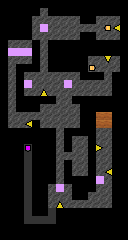

This is a level from a 2D game, rendered from its Tiled map with the project's own tilesets. A one-line summary and the map file follow, with tile-layer data summarised:
An orthogonal 16x30 tile map with 8x8 px tiles, 5 tile layers (Base, Floor, Highlights, Main, ...), 1 hidden layer not drawn and 45 objects (3x KeyEntity, 3x doorEntity, 2x skelespiderEntity, mainPlayer, me.LevelEntity, ...).

<map version="1.2" tiledversion="1.2.1" orientation="orthogonal" renderorder="right-down" width="16" height="30" tilewidth="8" tileheight="8" infinite="0" nextlayerid="10" nextobjectid="67">
 <tileset firstgid="1" source="cave.tsx" />
 <layer id="6" name="Base" width="16" height="30">
  <data>[480 cells, 480 non-empty, 1 distinct tile ids]</data>
 </layer>
 <layer id="4" name="Floor" width="16" height="30">
  <data>[480 cells, 300 non-empty, 1 distinct tile ids]</data>
 </layer>
 <layer id="5" name="Highlights" width="16" height="30">
  <data>[480 cells, 14 non-empty, 1 distinct tile ids]</data>
 </layer>
 <layer id="2" name="Main" width="16" height="30">
  <data>[480 cells, 14 non-empty, 8 distinct tile ids]</data>
 </layer>
 <objectgroup id="7" name="Entities">
  <object id="1" name="KeyEntity" x="64" y="24" width="4" height="9">
   <properties>
    <property name="frameheight" type="int" value="9" />
    <property name="framewidth" type="int" value="4" />
    <property name="image" value="key" />
   </properties>
  </object>
  <object id="6" name="KeyEntity" x="18" y="42" width="4" height="9">
   <properties>
    <property name="frameheight" type="int" value="9" />
    <property name="framewidth" type="int" value="4" />
    <property name="image" value="key" />
   </properties>
  </object>
  <object id="43" name="mainPlayer" x="40" y="8" width="8" height="8">
   <properties>
    <property name="framewidth" type="int" value="8" />
    <property name="image" value="player" />
   </properties>
  </object>
  <object id="48" name="me.LevelEntity" x="96" y="112" width="16" height="16">
   <properties>
    <property name="duration" type="int" value="250" />
    <property name="fade" type="color" value="#ff000000" />
    <property name="to" value="cave_sub2" />
   </properties>
  </object>
  <object id="50" name="unhideEntity" x="48" y="208" width="8" height="8" />
  <object id="52" name="doorEntity" x="40" y="48" width="8" height="8">
   <properties>
    <property name="framewidth" type="int" value="8" />
    <property name="image" value="door" />
   </properties>
  </object>
  <object id="53" name="doorEntity" x="56" y="136" width="8" height="8">
   <properties>
    <property name="framewidth" type="int" value="8" />
    <property name="image" value="door" />
   </properties>
  </object>
  <object id="54" name="doorEntity" x="80" y="200" width="8" height="8">
   <properties>
    <property name="direction" type="int" value="90" />
    <property name="framewidth" type="int" value="8" />
    <property name="image" value="door" />
   </properties>
  </object>
  <object id="55" name="KeyEntity" x="74" y="138" width="4" height="9">
   <properties>
    <property name="frameheight" type="int" value="9" />
    <property name="framewidth" type="int" value="4" />
    <property name="image" value="key" />
   </properties>
  </object>
  <object id="62" name="skelespiderEntity" x="56" y="112" width="11" height="7">
   <properties>
    <property name="framewidth" type="int" value="11" />
    <property name="image" value="spider" />
   </properties>
  </object>
  <object id="66" name="skelespiderEntity" x="88" y="88" width="11" height="7">
   <properties>
    <property name="framewidth" type="int" value="11" />
    <property name="image" value="spider" />
   </properties>
  </object>
 </objectgroup>
 <layer id="3" name="Enemies (Placeholder)" width="16" height="30">
  <data>[480 cells, 8 non-empty, 1 distinct tile ids]</data>
 </layer>
 <objectgroup id="8" name="collision">
  <object id="8" x="0" y="0" width="8" height="240" />
  <object id="10" x="120" y="0" width="8" height="240" />
  <object id="11" x="8" y="224" width="112" height="16" />
  <object id="12" x="56" y="208" width="64" height="16" />
  <object id="20" x="8" y="128" width="48" height="16" />
  <object id="21" x="8" y="144" width="16" height="80" />
  <object id="22" x="32" y="144" width="16" height="72" />
  <object id="23" x="48" y="144" width="8" height="40" />
  <object id="24" x="32" y="120" width="8" height="8" />
  <object id="25" x="16" y="64" width="8" height="48" />
  <object id="26" x="24" y="96" width="16" height="16" />
  <object id="27" x="40" y="96" width="16" height="8" />
  <object id="29" x="112" y="72" width="8" height="24" />
  <object id="30" x="80" y="104" width="8" height="24" />
  <object id="31" x="48" y="40" width="40" height="32" />
  <object id="34" x="32" y="40" width="8" height="32" />
  <object id="35" x="24" y="64" width="8" height="8" />
  <object id="36" x="80" y="32" width="16" height="8" />
  <object id="37" x="88" y="40" width="32" height="16" />
  <object id="38" x="8" y="0" width="112" height="8" />
  <object id="39" x="8" y="8" width="24" height="32" />
  <object id="40" x="32" y="8" width="8" height="8" />
  <object id="41" x="48" y="8" width="72" height="8" />
  <object id="42" x="80" y="16" width="16" height="8" />
  <object id="45" x="88" y="104" width="8" height="88" />
  <object id="46" x="112" y="104" width="8" height="104" />
  <object id="47" x="96" y="104" width="16" height="8" />
  <object id="56" x="64" y="128" width="24" height="8" />
  <object id="57" x="64" y="136" width="8" height="16" />
  <object id="58" x="64" y="160" width="8" height="16" />
  <object id="59" x="64" y="176" width="24" height="8" />
  <object id="60" x="72" y="184" width="16" height="16" />
  <object id="64" x="72" y="96" width="48" height="8" />
  <object id="65" x="80" y="72" width="24" height="8" />
 </objectgroup>
 <layer id="9" name="Shadow" width="16" height="30" visible="0">
  <data>[480 cells, 14 non-empty, 1 distinct tile ids]</data>
 </layer>
</map>